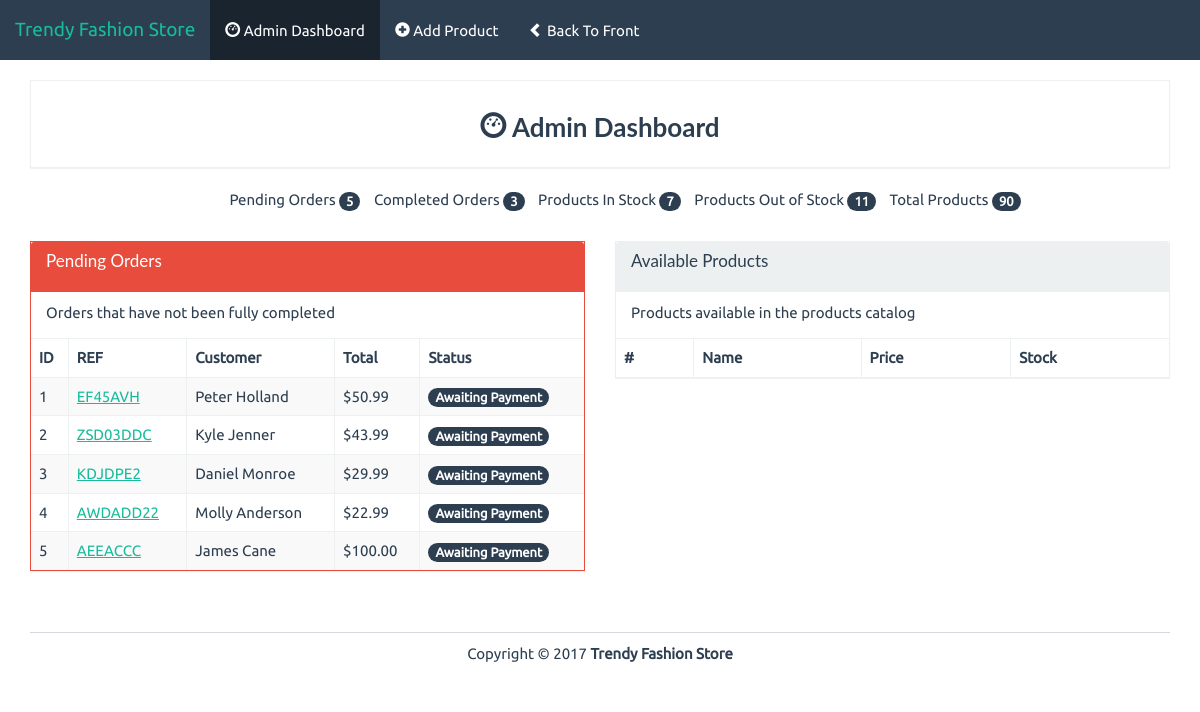
The page /admin on the database as committed earlier.
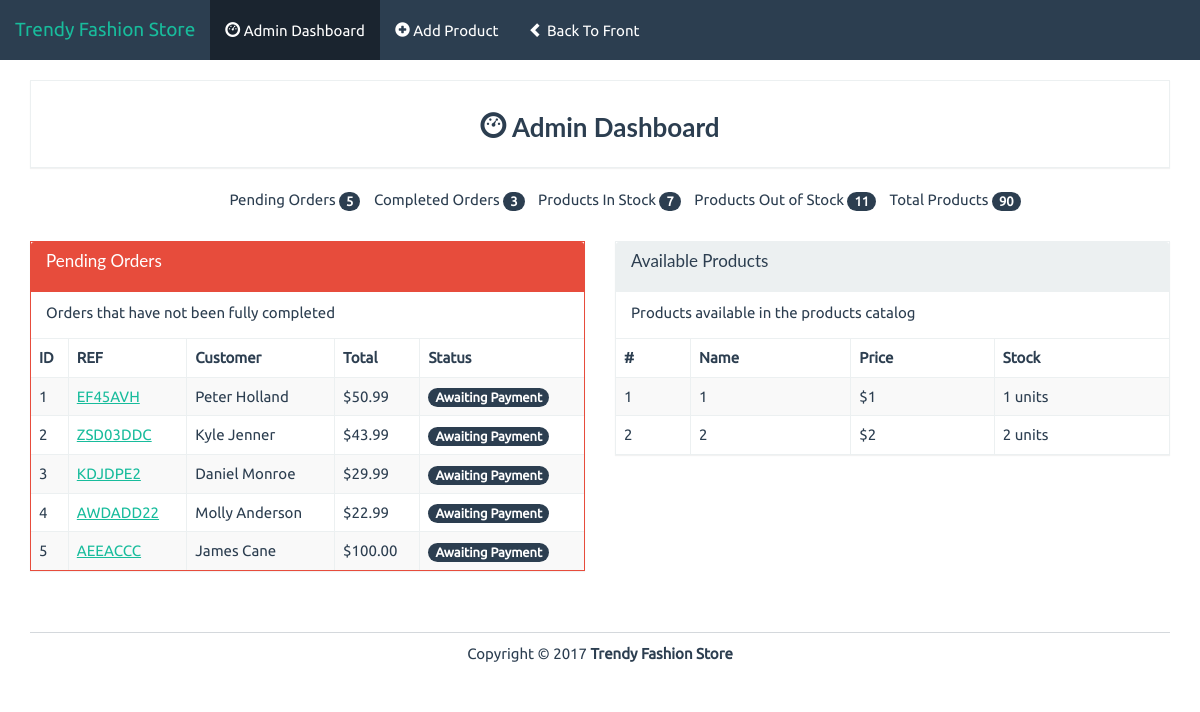
The same page on the database as committed later.
### app.py (models this page shows)
class Product(db.Model):
    id = db.Column(db.Integer, primary_key=True)
    name = db.Column(db.String(50), unique=True)
    price = db.Column(db.Integer) #in cents
    stock = db.Column(db.Integer)
    description = db.Column(db.String(500))
    image = db.Column(db.String(100))

### app.py (the view)
@app.route('/admin')
def admin():
    products = Product.query.all()
    return render_template('admin/index.html', admin=True, products=products)

### templates/admin/index.html (shortened to what this page needs)
{% extends "base.html" %}
{% block body %}
<div class="row pad">
	<div class="col-lg-12">
		<div class="panel panel-default">
			<div class="panel-body text-center">
				<h3 class="bold"><i class="glyphicon glyphicon-dashboard"></i> Admin Dashboard</h3>
			</div>
		</div>
	</div>
	<div class="col-lg-12">
		<ul class="summary">
			<li class="">Pending Orders <span class="badge">5</span></li>
			<li class="">Completed Orders <span class="badge">3</span></li>
			<li class="">Products In Stock <span class="badge">7</span></li>
			<li class="">Products Out of Stock <span class="badge">11</span></li>
			<li class="">Total Products <span class="badge">90</span></li>
		</ul>
	</div>
</div>
<div class="row pad">
	<div class="col-lg-6 pad">
		<div class="panel panel-danger">
			<div class="panel-heading">
				<h3 class="panel-title">Pending Orders</h3>
			</div>
			<div class="panel-body">
				Orders that have not been fully completed
			</div>
			<div class="table-responsive">
				<table class="table table-striped table-bordered">
					<thead>
						<tr>
							<th>ID</th><th>REF</th><th>Customer</th><th>Total</th><th>Status</th>
						</tr>
					</thead>
					<tbody>
						<tr>
							<td>1</td>
							<td><a href="./view-order.html">EF45AVH</a></td>
							<td>Peter Holland</td>
							<td>&dollar;50.99</td>
							<td><span class="badge">Awaiting Payment</span></td>
						</tr>
						<tr>
							<td>2</td>
							<td><a href="./view-order.html">ZSD03DDC</a></td>
							<td>Kyle Jenner</td>
							<td>&dollar;43.99</td>
							<td><span class="badge">Awaiting Payment</span></td>
						</tr>
						<tr>
							<td>3</td>
							<td><a href="./view-order.html">KDJDPE2</a></td>
							<td>Daniel Monroe</td>
							<td>&dollar;29.99</td>
							<td><span class="badge">Awaiting Payment</span></td>
						</tr>
						<tr>
							<td>4</td>
							<td><a href="./view-order.html">AWDADD22</a></td>
							<td>Molly Anderson</td>
							<td>&dollar;22.99</td>
							<td><span class="badge">Awaiting Payment</span></td>
						</tr>
						<tr>
							<td>5</td>
							<td><a href="./view-order.html">AEEACCC</a></td>
							<td>James Cane</td>
							<td>&dollar;100.00</td>
							<td><span class="badge">Awaiting Payment</span></td>
						</tr>
					</tbody>
				</table>
			</div>
		</div>
	</div>
	<div class="col-lg-6 pad">
		<div class="panel panel-default">
			<div class="panel-heading">
				<h3 class="panel-title">Available Products</h3>
			</div>
			<div class="panel-body">
				Products available in the products catalog
			</div>
			<div class="table-responsive">
				<table class="table table-striped table-bordered">
					<thead>
						<tr>
							<th>#</th><th>Name</th><th>Price</th><th>Stock</th>
						</tr>
					</thead>
					<tbody>
					{% for product in products%}
					    <tr>
						    <td>{{ product.id }}</td>
						    <td>{{ product.name }}</td>
						    <td>&dollar;{{ product.price }}</td>
						    <td>{{ product.stock }} units</td>
					    </tr>
					{% endfor %}
					</tbody>
				</table>
			</div>
		</div>
	</div>
</div>
{% endblock %}

Rows that differ between the two databases and show on the page:
added Product: id "1", name "1", price "1", stock "1"
added Product: id "2", name "2", price "2", stock "2"
